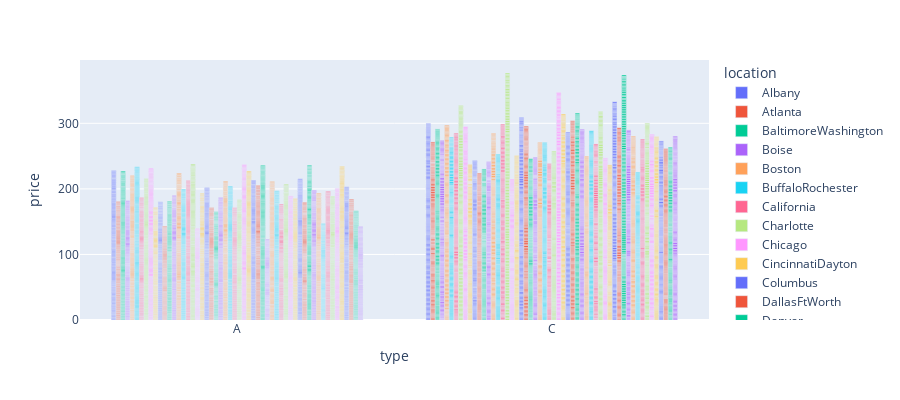

Notebook cell for this chart:
### Code cell
import plotly.express as px
fig = px.bar(df_product_a, x="type", y="price", color='location', barmode='group',
             height=400)
fig.show()

### Figure 1 — Plotly figure (JSON) as saved in the notebook; plotly's stock layout.template omitted (floating-point values rounded to 4 significant figures; data arrays with more than 128 entries replaced by an {"elided": "..."} marker saying what was removed)
{"data": [{"alignmentgroup": "True", "hoverlabel": {"namelength": 0}, "hovertemplate": "location=Albany<br>type=%{x}<br>price=%{y}", "legendgroup": "Albany", "marker": {"color": "#636efa"}, "name": "Albany", "offsetgroup": "Albany", "orientation": "v", "showlegend": true, "textposition": "auto", "type": "bar", "x": {"elided": "338 str values"}, "xaxis": "x", "y": {"elided": "338 float values"}, "yaxis": "y"}, {"alignmentgroup": "True", "hoverlabel": {"namelength": 0}, "hovertemplate": "location=Atlanta<br>type=%{x}<br>price=%{y}", "legendgroup": "Atlanta", "marker": {"color": "#EF553B"}, "name": "Atlanta", "offsetgroup": "Atlanta", "orientation": "v", "showlegend": true, "textposition": "auto", "type": "bar", "x": {"elided": "338 str values"}, "xaxis": "x", "y": {"elided": "338 float values"}, "yaxis": "y"}, {"alignmentgroup": "True", "hoverlabel": {"namelength": 0}, "hovertemplate": "location=BaltimoreWashington<br>type=%{x}<br>price=%{y}", "legendgroup": "BaltimoreWashington", "marker": {"color": "#00cc96"}, "name": "BaltimoreWashington", "offsetgroup": "BaltimoreWashington", "orientation": "v", "showlegend": true, "textposition": "auto", "type": "bar", "x": {"elided": "338 str values"}, "xaxis": "x", "y": {"elided": "338 float values"}, "yaxis": "y"}, {"alignmentgroup": "True", "hoverlabel": {"namelength": 0}, "hovertemplate": "location=Boise<br>type=%{x}<br>price=%{y}", "legendgroup": "Boise", "marker": {"color": "#ab63fa"}, "name": "Boise", "offsetgroup": "Boise", "orientation": "v", "showlegend": true, "textposition": "auto", "type": "bar", "x": {"elided": "338 str values"}, "xaxis": "x", "y": {"elided": "338 float values"}, "yaxis": "y"}, {"alignmentgroup": "True", "hoverlabel": {"namelength": 0}, "hovertemplate": "location=Boston<br>type=%{x}<br>price=%{y}", "legendgroup": "Boston", "marker": {"color": "#FFA15A"}, "name": "Boston", "offsetgroup": "Boston", "orientation": "v", "showlegend": true, "textposition": "auto", "type": "bar", "x": {"elided": "338 str values"}, "xaxis": "x", "y": {"elided": "338 float values"}, "yaxis": "y"}, {"alignmentgroup": "True", "hoverlabel": {"namelength": 0}, "hovertemplate": "location=BuffaloRochester<br>type=%{x}<br>price=%{y}", "legendgroup": "BuffaloRochester", "marker": {"color": "#19d3f3"}, "name": "BuffaloRochester", "offsetgroup": "BuffaloRochester", "orientation": "v", "showlegend": true, "textposition": "auto", "type": "bar", "x": {"elided": "338 str values"}, "xaxis": "x", "y": {"elided": "338 float values"}, "yaxis": "y"}, {"alignmentgroup": "True", "hoverlabel": {"namelength": 0}, "hovertemplate": "location=California<br>type=%{x}<br>price=%{y}", "legendgroup": "California", "marker": {"color": "#FF6692"}, "name": "California", "offsetgroup": "California", "orientation": "v", "showlegend": true, "textposition": "auto", "type": "bar", "x": {"elided": "338 str values"}, "xaxis": "x", "y": {"elided": "338 float values"}, "yaxis": "y"}, {"alignmentgroup": "True", "hoverlabel": {"namelength": 0}, "hovertemplate": "location=Charlotte<br>type=%{x}<br>price=%{y}", "legendgroup": "Charlotte", "marker": {"color": "#B6E880"}, "name": "Charlotte", "offsetgroup": "Charlotte", "orientation": "v", "showlegend": true, "textposition": "auto", "type": "bar", "x": {"elided": "338 str values"}, "xaxis": "x", "y": {"elided": "338 float values"}, "yaxis": "y"}, {"alignmentgroup": "True", "hoverlabel": {"namelength": 0}, "hovertemplate": "location=Chicago<br>type=%{x}<br>price=%{y}", "legendgroup": "Chicago", "marker": {"color": "#FF97FF"}, "name": "Chicago", "offsetgroup": "Chicago", "orientation": "v", "showlegend": true, "textposition": "auto", "type": "bar", "x": {"elided": "338 str values"}, "xaxis": "x", "y": {"elided": "338 float values"}, "yaxis": "y"}, {"alignmentgroup": "True", "hoverlabel": {"namelength": 0}, "hovertemplate": "location=CincinnatiDayton<br>type=%{x}<br>price=%{y}", "legendgroup": "CincinnatiDayton", "marker": {"color": "#FECB52"}, "name": "CincinnatiDayton", "offsetgroup": "CincinnatiDayton", "orientation": "v", "showlegend": true, "textposition": "auto", "type": "bar", "x": {"elided": "338 str values"}, "xaxis": "x", "y": {"elided": "338 float values"}, "yaxis": "y"}, {"alignmentgroup": "True", "hoverlabel": {"namelength": 0}, "hovertemplate": "location=Columbus<br>type=%{x}<br>price=%{y}", "legendgroup": "Columbus", "marker": {"color": "#636efa"}, "name": "Columbus", "offsetgroup": "Columbus", "orientation": "v", "showlegend": true, "textposition": "auto", "type": "bar", "x": {"elided": "338 str values"}, "xaxis": "x", "y": {"elided": "338 float values"}, "yaxis": "y"}, {"alignmentgroup": "True", "hoverlabel": {"namelength": 0}, "hovertemplate": "location=DallasFtWorth<br>type=%{x}<br>price=%{y}", "legendgroup": "DallasFtWorth", "marker": {"color": "#EF553B"}, "name": "DallasFtWorth", "offsetgroup": "DallasFtWorth", "orientation": "v", "showlegend": true, "textposition": "auto", "type": "bar", "x": {"elided": "338 str values"}, "xaxis": "x", "y": {"elided": "338 float values"}, "yaxis": "y"}, {"alignmentgroup": "True", "hoverlabel": {"namelength": 0}, "hovertemplate": "location=Denver<br>type=%{x}<br>price=%{y}", "legendgroup": "Denver", "marker": {"color": "#00cc96"}, "name": "Denver", "offsetgroup": "Denver", "orientation": "v", "showlegend": true, "textposition": "auto", "type": "bar", "x": {"elided": "338 str values"}, "xaxis": "x", "y": {"elided": "338 float values"}, "yaxis": "y"}, {"alignmentgroup": "True", "hoverlabel": {"namelength": 0}, "hovertemplate": "location=Detroit<br>type=%{x}<br>price=%{y}", "legendgroup": "Detroit", "marker": {"color": "#ab63fa"}, "name": "Detroit", "offsetgroup": "Detroit", "orientation": "v", "showlegend": true, "textposition": "auto", "type": "bar", "x": {"elided": "338 str values"}, "xaxis": "x", "y": {"elided": "338 float values"}, "yaxis": "y"}, {"alignmentgroup": "True", "hoverlabel": {"namelength": 0}, "hovertemplate": "location=GrandRapids<br>type=%{x}<br>price=%{y}", "legendgroup": "GrandRapids", "marker": {"color": "#FFA15A"}, "name": "GrandRapids", "offsetgroup": "GrandRapids", "orientation": "v", "showlegend": true, "textposition": "auto", "type": "bar", "x": {"elided": "338 str values"}, "xaxis": "x", "y": {"elided": "338 float values"}, "yaxis": "y"}, {"alignmentgroup": "True", "hoverlabel": {"namelength": 0}, "hovertemplate": "location=GreatLakes<br>type=%{x}<br>price=%{y}", "legendgroup": "GreatLakes", "marker": {"color": "#19d3f3"}, "name": "GreatLakes", "offsetgroup": "GreatLakes", "orientation": "v", "showlegend": true, "textposition": "auto", "type": "bar", "x": {"elided": "338 str values"}, "xaxis": "x", "y": {"elided": "338 float values"}, "yaxis": "y"}, {"alignmentgroup": "True", "hoverlabel": {"namelength": 0}, "hovertemplate": "location=HarrisburgScranton<br>type=%{x}<br>price=%{y}", "legendgroup": "HarrisburgScranton", "marker": {"color": "#FF6692"}, "name": "HarrisburgScranton", "offsetgroup": "HarrisburgScranton", "orientation": "v", "showlegend": true, "textposition": "auto", "type": "bar", "x": {"elided": "338 str values"}, "xaxis": "x", "y": {"elided": "338 float values"}, "yaxis": "y"}, {"alignmentgroup": "True", "hoverlabel": {"namelength": 0}, "hovertemplate": "location=HartfordSpringfield<br>type=%{x}<br>price=%{y}", "legendgroup": "HartfordSpringfield", "marker": {"color": "#B6E880"}, "name": "HartfordSpringfield", "offsetgroup": "HartfordSpringfield", "orientation": "v", "showlegend": true, "textposition": "auto", "type": "bar", "x": {"elided": "338 str values"}, "xaxis": "x", "y": {"elided": "338 float values"}, "yaxis": "y"}, {"alignmentgroup": "True", "hoverlabel": {"namelength": 0}, "hovertemplate": "location=Houston<br>type=%{x}<br>price=%{y}", "legendgroup": "Houston", "marker": {"color": "#FF97FF"}, "name": "Houston", "offsetgroup": "Houston", "orientation": "v", "showlegend": true, "textposition": "auto", "type": "bar", "x": {"elided": "338 str values"}, "xaxis": "x", "y": {"elided": "338 float values"}, "yaxis": "y"}, {"alignmentgroup": "True", "hoverlabel": {"namelength": 0}, "hovertemplate": "location=Indianapolis<br>type=%{x}<br>price=%{y}", "legendgroup": "Indianapolis", "marker": {"color": "#FECB52"}, "name": "Indianapolis", "offsetgroup": "Indianapolis", "orientation": "v", "showlegend": true, "textposition": "auto", "type": "bar", "x": {"elided": "338 str values"}, "xaxis": "x", "y": {"elided": "338 float values"}, "yaxis": "y"}, {"alignmentgroup": "True", "hoverlabel": {"namelength": 0}, "hovertemplate": "location=Jacksonville<br>type=%{x}<br>price=%{y}", "legendgroup": "Jacksonville", "marker": {"color": "#636efa"}, "name": "Jacksonville", "offsetgroup": "Jacksonville", "orientation": "v", "showlegend": true, "textposition": "auto", "type": "bar", "x": {"elided": "338 str values"}, "xaxis": "x", "y": {"elided": "338 float values"}, "yaxis": "y"}, {"alignmentgroup": "True", "hoverlabel": {"namelength": 0}, "hovertemplate": "location=LasVegas<br>type=%{x}<br>price=%{y}", "legendgroup": "LasVegas", "marker": {"color": "#EF553B"}, "name": "LasVegas", "offsetgroup": "LasVegas", "orientation": "v", "showlegend": true, "textposition": "auto", "type": "bar", "x": {"elided": "338 str values"}, "xaxis": "x", "y": {"elided": "338 float values"}, "yaxis": "y"}, {"alignmentgroup": "True", "hoverlabel": {"namelength": 0}, "hovertemplate": "location=LosAngeles<br>type=%{x}<br>price=%{y}", "legendgroup": "LosAngeles", "marker": {"color": "#00cc96"}, "name": "LosAngeles", "offsetgroup": "LosAngeles", "orientation": "v", "showlegend": true, "textposition": "auto", "type": "bar", "x": {"elided": "338 str values"}, "xaxis": "x", "y": {"elided": "338 float values"}, "yaxis": "y"}, {"alignmentgroup": "True", "hoverlabel": {"namelength": 0}, "hovertemplate": "location=Louisville<br>type=%{x}<br>price=%{y}", "legendgroup": "Louisville", "marker": {"color": "#ab63fa"}, "name": "Louisville", "offsetgroup": "Louisville", "orientation": "v", "showlegend": true, "textposition": "auto", "type": "bar", "x": {"elided": "338 str values"}, "xaxis": "x", "y": {"elided": "338 float values"}, "yaxis": "y"}, {"alignmentgroup": "True", "hoverlabel": {"namelength": 0}, "hovertemplate": "location=MiamiFtLauderdale<br>type=%{x}<br>price=%{y}", "legendgroup": "MiamiFtLauderdale", "marker": {"color": "#FFA15A"}, "name": "MiamiFtLauderdale", "offsetgroup": "MiamiFtLauderdale", "orientation": "v", "showlegend": true, "textposition": "auto", "type": "bar", "x": {"elided": "338 str values"}, "xaxis": "x", "y": {"elided": "338 float values"}, "yaxis": "y"}, {"alignmentgroup": "True", "hoverlabel": {"namelength": 0}, "hovertemplate": "location=Midsouth<br>type=%{x}<br>price=%{y}", "legendgroup": "Midsouth", "marker": {"color": "#19d3f3"}, "name": "Midsouth", "offsetgroup": "Midsouth", "orientation": "v", "showlegend": true, "textposition": "auto", "type": "bar", "x": {"elided": "338 str values"}, "xaxis": "x", "y": {"elided": "338 float values"}, "yaxis": "y"}, {"alignmentgroup": "True", "hoverlabel": {"namelength": 0}, "hovertemplate": "location=Nashville<br>type=%{x}<br>price=%{y}", "legendgroup": "Nashville", "marker": {"color": "#FF6692"}, "name": "Nashville", "offsetgroup": "Nashville", "orientation": "v", "showlegend": true, "textposition": "auto", "type": "bar", "x": {"elided": "338 str values"}, "xaxis": "x", "y": {"elided": "338 float values"}, "yaxis": "y"}, {"alignmentgroup": "True", "hoverlabel": {"namelength": 0}, "hovertemplate": "location=NewOrleansMobile<br>type=%{x}<br>price=%{y}", "legendgroup": "NewOrleansMobile", "marker": {"color": "#B6E880"}, "name": "NewOrleansMobile", "offsetgroup": "NewOrleansMobile", "orientation": "v", "showlegend": true, "textposition": "auto", "type": "bar", "x": {"elided": "338 str values"}, "xaxis": "x", "y": {"elided": "338 float values"}, "yaxis": "y"}, {"alignmentgroup": "True", "hoverlabel": {"namelength": 0}, "hovertemplate": "location=NewYork<br>type=%{x}<br>price=%{y}", "legendgroup": "NewYork", "marker": {"color": "#FF97FF"}, "name": "NewYork", "offsetgroup": "NewYork", "orientation": "v", "showlegend": true, "textposition": "auto", "type": "bar", "x": {"elided": "338 str values"}, "xaxis": "x", "y": {"elided": "338 float values"}, "yaxis": "y"}, {"alignmentgroup": "True", "hoverlabel": {"namelength": 0}, "hovertemplate": "location=Northeast<br>type=%{x}<br>price=%{y}", "legendgroup": "Northeast", "marker": {"color": "#FECB52"}, "name": "Northeast", "offsetgroup": "Northeast", "orientation": "v", "showlegend": true, "textposition": "auto", "type": "bar", "x": {"elided": "338 str values"}, "xaxis": "x", "y": {"elided": "338 float values"}, "yaxis": "y"}, {"alignmentgroup": "True", "hoverlabel": {"namelength": 0}, "hovertemplate": "location=NorthernNewEngland<br>type=%{x}<br>price=%{y}", "legendgroup": "NorthernNewEngland", "marker": {"color": "#636efa"}, "name": "NorthernNewEngland", "offsetgroup": "NorthernNewEngland", "orientation": "v", "showlegend": true, "textposition": "auto", "type": "bar", "x": {"elided": "338 str values"}, "xaxis": "x", "y": {"elided": "338 float values"}, "yaxis": "y"}, {"alignmentgroup": "True", "hoverlabel": {"namelength": 0}, "hovertemplate": "location=Orlando<br>type=%{x}<br>price=%{y}", "legendgroup": "Orlando", "marker": {"color": "#EF553B"}, "name": "Orlando", "offsetgroup": "Orlando", "orientation": "v", "showlegend": true, "textposition": "auto", "type": "bar", "x": {"elided": "338 str values"}, "xaxis": "x", "y": {"elided": "338 float values"}, "yaxis": "y"}, {"alignmentgroup": "True", "hoverlabel": {"namelength": 0}, "hovertemplate": "location=Philadelphia<br>type=%{x}<br>price=%{y}", "legendgroup": "Philadelphia", "marker": {"color": "#00cc96"}, "name": "Philadelphia", "offsetgroup": "Philadelphia", "orientation": "v", "showlegend": true, "textposition": "auto", "type": "bar", "x": {"elided": "338 str values"}, "xaxis": "x", "y": {"elided": "338 float values"}, "yaxis": "y"}, {"alignmentgroup": "True", "hoverlabel": {"namelength": 0}, "hovertemplate": "location=PhoenixTucson<br>type=%{x}<br>price=%{y}", "legendgroup": "PhoenixTucson", "marker": {"color": "#ab63fa"}, "name": "PhoenixTucson", "offsetgroup": "PhoenixTucson", "orientation": "v", "showlegend": true, "textposition": "auto", "type": "bar", "x": {"elided": "338 str values"}, "xaxis": "x", "y": {"elided": "338 float values"}, "yaxis": "y"}, {"alignmentgroup": "True", "hoverlabel": {"namelength": 0}, "hovertemplate": "location=Pittsburgh<br>type=%{x}<br>price=%{y}", "legendgroup": "Pittsburgh", "marker": {"color": "#FFA15A"}, "name": "Pittsburgh", "offsetgroup": "Pittsburgh", "orientation": "v", "showlegend": true, "textposition": "auto", "type": "bar", "x": {"elided": "338 str values"}, "xaxis": "x", "y": {"elided": "338 float values"}, "yaxis": "y"}, {"alignmentgroup": "True", "hoverlabel": {"namelength": 0}, "hovertemplate": "location=Plains<br>type=%{x}<br>price=%{y}", "legendgroup": "Plains", "marker": {"color": "#19d3f3"}, "name": "Plains", "offsetgroup": "Plains", "orientation": "v", "showlegend": true, "textposition": "auto", "type": "bar", "x": {"elided": "338 str values"}, "xaxis": "x", "y": {"elided": "338 float values"}, "yaxis": "y"}, {"alignmentgroup": "True", "hoverlabel": {"namelength": 0}, "hovertemplate": "location=Portland<br>type=%{x}<br>price=%{y}", "legendgroup": "Portland", "marker": {"color": "#FF6692"}, "name": "Portland", "offsetgroup": "Portland", "orientation": "v", "showlegend": true, "textposition": "auto", "type": "bar", "x": {"elided": "338 str values"}, "xaxis": "x", "y": {"elided": "338 float values"}, "yaxis": "y"}, {"alignmentgroup": "True", "hoverlabel": {"namelength": 0}, "hovertemplate": "location=RaleighGreensboro<br>type=%{x}<br>price=%{y}", "legendgroup": "RaleighGreensboro", "marker": {"color": "#B6E880"}, "name": "RaleighGreensboro", "offsetgroup": "RaleighGreensboro", "orientation": "v", "showlegend": true, "textposition": "auto", "type": "bar", "x": {"elided": "338 str values"}, "xaxis": "x", "y": {"elided": "338 float values"}, "yaxis": "y"}, {"alignmentgroup": "True", "hoverlabel": {"namelength": 0}, "hovertemplate": "location=RichmondNorfolk<br>type=%{x}<br>price=%{y}", "legendgroup": "RichmondNorfolk", "marker": {"color": "#FF97FF"}, "name": "RichmondNorfolk", "offsetgroup": "RichmondNorfolk", "orientation": "v", "showlegend": true, "textposition": "auto", "type": "bar", "x": {"elided": "338 str values"}, "xaxis": "x", "y": {"elided": "338 float values"}, "yaxis": "y"}, {"alignmentgroup": "True", "hoverlabel": {"namelength": 0}, "hovertemplate": "location=Roanoke<br>type=%{x}<br>price=%{y}", "legendgroup": "Roanoke", "marker": {"color": "#FECB52"}, "name": "Roanoke", "offsetgroup": "Roanoke", "orientation": "v", "showlegend": true, "textposition": "auto", "type": "bar", "x": {"elided": "338 str values"}, "xaxis": "x", "y": {"elided": "338 float values"}, "yaxis": "y"}, {"alignmentgroup": "True", "hoverlabel": {"namelength": 0}, "hovertemplate": "location=Sacramento<br>type=%{x}<br>price=%{y}", "legendgroup": "Sacramento", "marker": {"color": "#636efa"}, "name": "Sacramento", "offsetgroup": "Sacramento", "orientation": "v", "showlegend": true, "textposition": "auto", "type": "bar", "x": {"elided": "338 str values"}, "xaxis": "x", "y": {"elided": "338 float values"}, "yaxis": "y"}, {"alignmentgroup": "True", "hoverlabel": {"namelength": 0}, "hovertemplate": "location=SanDiego<br>type=%{x}<br>price=%{y}", "legendgroup": "SanDiego", "marker": {"color": "#EF553B"}, "name": "SanDiego", "offsetgroup": "SanDiego", "orientation": "v", "showlegend": true, "textposition": "auto", "type": "bar", "x": {"elided": "338 str values"}, "xaxis": "x", "y": {"elided": "338 float values"}, "yaxis": "y"}, {"alignmentgroup": "True", "hoverlabel": {"namelength": 0}, "hovertemplate": "location=SanFrancisco<br>type=%{x}<br>price=%{y}", "legendgroup": "SanFrancisco", "marker": {"color": "#00cc96"}, "name": "SanFrancisco", "offsetgroup": "SanFrancisco", "orientation": "v", "showlegend": true, "textposition": "auto", "type": "bar", "x": {"elided": "338 str values"}, "xaxis": "x", "y": {"elided": "338 float values"}, "yaxis": "y"}, {"alignmentgroup": "True", "hoverlabel": {"namelength": 0}, "hovertemplate": "location=Seattle<br>type=%{x}<br>price=%{y}", "legendgroup": "Seattle", "marker": {"color": "#ab63fa"}, "name": "Seattle", "offsetgroup": "Seattle", "orientation": "v", "showlegend": true, "textposition": "auto", "type": "bar", "x": {"elided": "338 str values"}, "xaxis": "x", "y": {"elided": "338 float values"}, "yaxis": "y"}, {"alignmentgroup": "True", "hoverlabel": {"namelength": 0}, "hovertemplate": "location=SouthCarolina<br>type=%{x}<br>price=%{y}", "legendgroup": "SouthCarolina", "marker": {"color": "#FFA15A"}, "name": "SouthCarolina", "offsetgroup": "SouthCarolina", "orientation": "v", "showlegend": true, "textposition": "auto", "type": "bar", "x": {"elided": "338 str values"}, "xaxis": "x", "y": {"elided": "338 float values"}, "yaxis": "y"}, {"alignmentgroup": "True", "hoverlabel": {"namelength": 0}, "hovertemplate": "location=SouthCentral<br>type=%{x}<br>price=%{y}", "legendgroup": "SouthCentral", "marker": {"color": "#19d3f3"}, "name": "SouthCentral", "offsetgroup": "SouthCentral", "orientation": "v", "showlegend": true, "textposition": "auto", "type": "bar", "x": {"elided": "338 str values"}, "xaxis": "x", "y": {"elided": "338 float values"}, "yaxis": "y"}, {"alignmentgroup": "True", "hoverlabel": {"namelength": 0}, "hovertemplate": "location=Southeast<br>type=%{x}<br>price=%{y}", "legendgroup": "Southeast", "marker": {"color": "#FF6692"}, "name": "Southeast", "offsetgroup": "Southeast", "orientation": "v", "showlegend": true, "textposition": "auto", "type": "bar", "x": {"elided": "338 str values"}, "xaxis": "x", "y": {"elided": "338 float values"}, "yaxis": "y"}, {"alignmentgroup": "True", "hoverlabel": {"namelength": 0}, "hovertemplate": "location=Spokane<br>type=%{x}<br>price=%{y}", "legendgroup": "Spokane", "marker": {"color": "#B6E880"}, "name": "Spokane", "offsetgroup": "Spokane", "orientation": "v", "showlegend": true, "textposition": "auto", "type": "bar", "x": {"elided": "338 str values"}, "xaxis": "x", "y": {"elided": "338 float values"}, "yaxis": "y"}, {"alignmentgroup": "True", "hoverlabel": {"namelength": 0}, "hovertemplate": "location=StLouis<br>type=%{x}<br>price=%{y}", "legendgroup": "StLouis", "marker": {"color": "#FF97FF"}, "name": "StLouis", "offsetgroup": "StLouis", "orientation": "v", "showlegend": true, "textposition": "auto", "type": "bar", "x": {"elided": "338 str values"}, "xaxis": "x", "y": {"elided": "338 float values"}, "yaxis": "y"}, {"alignmentgroup": "True", "hoverlabel": {"namelength": 0}, "hovertemplate": "location=Syracuse<br>type=%{x}<br>price=%{y}", "legendgroup": "Syracuse", "marker": {"color": "#FECB52"}, "name": "Syracuse", "offsetgroup": "Syracuse", "orientation": "v", "showlegend": true, "textposition": "auto", "type": "bar", "x": {"elided": "338 str values"}, "xaxis": "x", "y": {"elided": "338 float values"}, "yaxis": "y"}, {"alignmentgroup": "True", "hoverlabel": {"namelength": 0}, "hovertemplate": "location=Tampa<br>type=%{x}<br>price=%{y}", "legendgroup": "Tampa", "marker": {"color": "#636efa"}, "name": "Tampa", "offsetgroup": "Tampa", "orientation": "v", "showlegend": true, "textposition": "auto", "type": "bar", "x": {"elided": "338 str values"}, "xaxis": "x", "y": {"elided": "338 float values"}, "yaxis": "y"}, {"alignmentgroup": "True", "hoverlabel": {"namelength": 0}, "hovertemplate": "location=TotalUS<br>type=%{x}<br>price=%{y}", "legendgroup": "TotalUS", "marker": {"color": "#EF553B"}, "name": "TotalUS", "offsetgroup": "TotalUS", "orientation": "v", "showlegend": true, "textposition": "auto", "type": "bar", "x": {"elided": "338 str values"}, "xaxis": "x", "y": {"elided": "338 float values"}, "yaxis": "y"}, {"alignmentgroup": "True", "hoverlabel": {"namelength": 0}, "hovertemplate": "location=West<br>type=%{x}<br>price=%{y}", "legendgroup": "West", "marker": {"color": "#00cc96"}, "name": "West", "offsetgroup": "West", "orientation": "v", "showlegend": true, "textposition": "auto", "type": "bar", "x": {"elided": "338 str values"}, "xaxis": "x", "y": {"elided": "338 float values"}, "yaxis": "y"}, {"alignmentgroup": "True", "hoverlabel": {"namelength": 0}, "hovertemplate": "location=WestTexNewMexico<br>type=%{x}<br>price=%{y}", "legendgroup": "WestTexNewMexico", "marker": {"color": "#ab63fa"}, "name": "WestTexNewMexico", "offsetgroup": "WestTexNewMexico", "orientation": "v", "showlegend": true, "textposition": "auto", "type": "bar", "x": {"elided": "335 str values"}, "xaxis": "x", "y": {"elided": "335 float values"}, "yaxis": "y"}], "layout": {"barmode": "group", "height": 400, "legend": {"title": {"text": "location"}, "tracegroupgap": 0}, "margin": {"t": 60}, "xaxis": {"anchor": "y", "domain": [0, 1], "title": {"text": "type"}}, "yaxis": {"anchor": "x", "domain": [0, 1], "title": {"text": "price"}}}}
